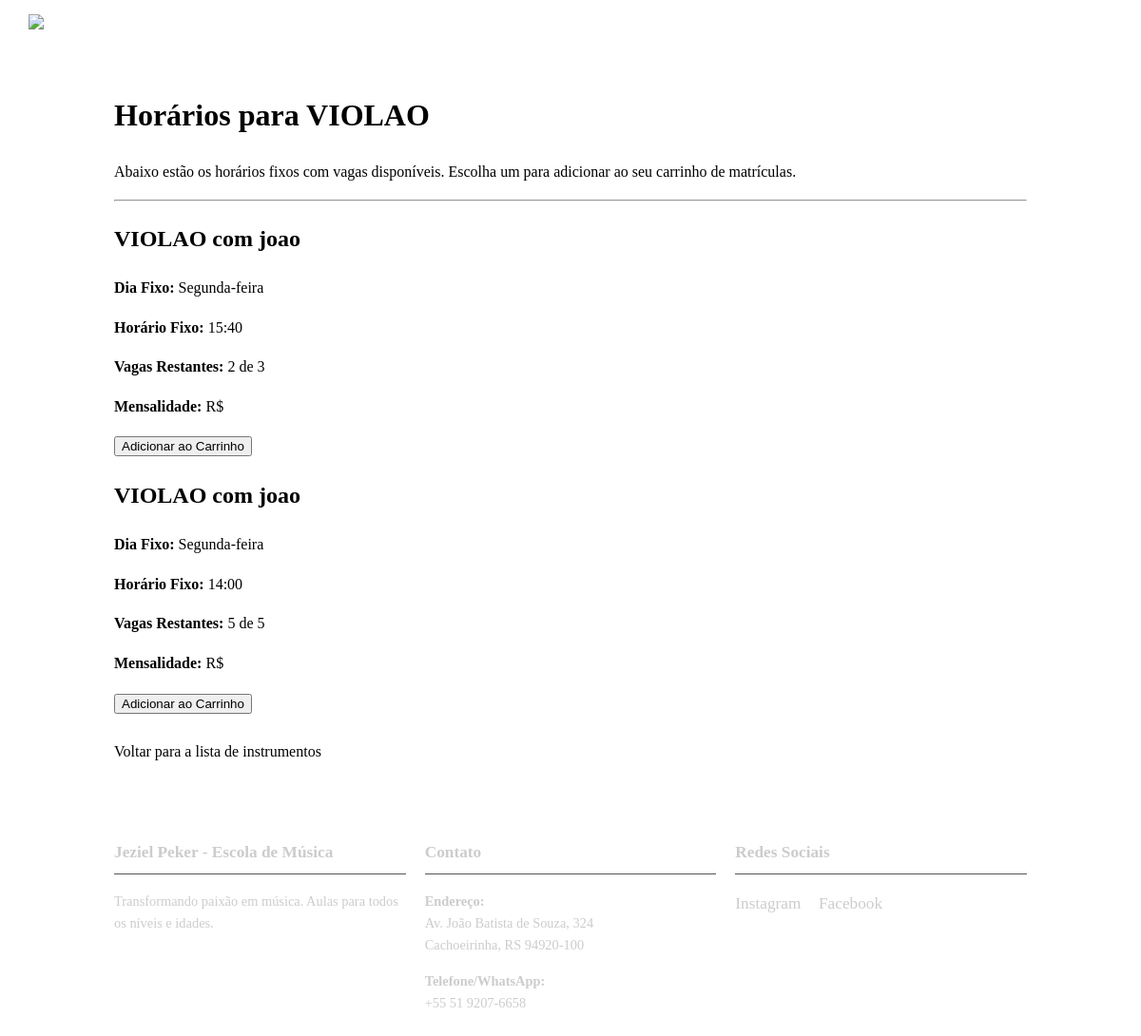
/horarios/1/ (signed in), run on the app's committed database.
### agendamento/models.py (models this page shows, shortened)
class Instrumento(models.Model):
    nome = models.CharField(max_length=50, unique=True)
    class Meta:
        verbose_name = "Instrumento"
        verbose_name_plural = "Instrumentos"

class HorarioDisponivel(models.Model):
    DIAS_SEMANA_CHOICES = [
        (0, 'Segunda-feira'), (1, 'Terça-feira'), (2, 'Quarta-feira'),
        (3, 'Quinta-feira'), (4, 'Sexta-feira'), (5, 'Sábado'), (6, 'Domingo')
    ]
    professor = models.ForeignKey(Professor, on_delete=models.CASCADE)
    instrumento = models.ForeignKey(Instrumento, on_delete=models.CASCADE)
    dia_da_semana = models.IntegerField(choices=DIAS_SEMANA_CHOICES)
    horario = models.TimeField()
    preco_mensal = models.DecimalField(max_digits=7, decimal_places=2)
    capacidade = models.PositiveIntegerField(default=1)
    class Meta:
        verbose_name = "Horário Fixo para Matrícula"
        verbose_name_plural = "Horários Fixos para Matrícula"

class Professor(models.Model):
    user = models.OneToOneField(User, on_delete=models.CASCADE, null=True, blank=True)
    nome = models.CharField(max_length=100)
    class Meta:
        verbose_name = "Professor"
        verbose_name_plural = "Professores"

### agendamento/views.py (the view)
# urls.py: path('horarios/<int:instrumento_id>/', views.lista_horarios, name='lista_horarios'),
@login_required
def lista_horarios(request, instrumento_id):
    if request.GET.get('fluxo') == 'individual':
        request.session['enrollment_mode'] = 'individual'
    elif 'enrollment_mode' not in request.session:
        request.session['enrollment_mode'] = 'individual'
    instrumento = get_object_or_404(Instrumento, pk=instrumento_id)
    todos_horarios = HorarioDisponivel.objects.filter(instrumento=instrumento)
    horarios_com_vagas = []
    cart = Cart(request)
    for horario in todos_horarios:
        matriculas_ativas = Matricula.objects.filter(horario=horario, ativo=True).count()
        slots_no_carrinho = 0
        for item in cart:
            if item['horario'].id == horario.id:
                slots_no_carrinho += 1
        vagas_restantes = horario.capacidade - matriculas_ativas - slots_no_carrinho
        if vagas_restantes > 0:
            horario.vagas_restantes = vagas_restantes
            horarios_com_vagas.append(horario)
    contexto = {'instrumento': instrumento, 'horarios': horarios_com_vagas}
    return render(request, 'agendamento/lista_horarios.html', contexto)

### agendamento/cart.py (called while the page is built, shortened)
    def __iter__(self):
        cart = self.cart.copy()
        horario_ids = [item['horario_id'] for item in cart.values()]
        horarios = HorarioDisponivel.objects.filter(id__in=horario_ids)
        horarios_map = {str(h.id): h for h in horarios}

### agendamento/templates/agendamento/lista_horarios.html (shortened to what this page needs)
{% extends 'agendamento/base.html' %}
{% block content %}
    <h1>Horários para {{ instrumento.nome }}</h1>
    <p>Abaixo estão os horários fixos com vagas disponíveis. Escolha um para adicionar ao seu carrinho de matrículas.</p>
    <hr>
    {% for horario in horarios %}
        <div class="aula-item">
            <h2>{{ horario.instrumento.nome }} com {{ horario.professor.user.get_full_name|default:horario.professor.nome }}</h2>
            <p><strong>Dia Fixo:</strong> {{ horario.get_dia_da_semana_display }}</p>
            <p><strong>Horário Fixo:</strong> {{ horario.horario|time:"H:i" }}</p>
            <p><strong>Vagas Restantes:</strong> {{ horario.vagas_restantes }} de {{ horario.capacidade }}</p>
            <p><strong>Mensalidade:</strong> R$ {{ horario.instrumento.preco_mensal|floatformat:2 }}</p>
            <form action="{% url 'agendamento:adicionar_ao_carrinho' horario.id %}" method="post">
                <button type="submit">Adicionar ao Carrinho</button>
            </form>
        </div>
    {% empty %}
        <p>Nenhum horário com vagas disponíveis para este instrumento de momento. Volte em breve!</p>
    {% endfor %}
    <br>
    <a href="{% url 'agendamento:home' %}">Voltar para a lista de instrumentos</a>
{% endblock %}

### agendamento/Static/Agendamento/Css/style.css (style rules this page uses)
:root { --cor-primaria: #fdb700; --cor-texto: #333333; --cor-fundo: #FFFFFF; --cor-header-footer: #222222; --fonte-titulo: 'League Spartan', sans-serif; --fonte-corpo: 'Roboto', sans-serif; }
body { background-color: var(--cor-fundo); color: var(--cor-texto); font-family: var(--fonte-corpo); margin: 0; padding: 0; line-height: 1.6; }
h1, h2, h3 { font-family: var(--fonte-titulo); color: var(--cor-header-footer); }
a { color: var(--cor-primaria); text-decoration: none; }

### data on the page
Instrumento: nome "VIOLAO"
HorarioDisponivel: instrumento.nome "VIOLAO", professor.user.get_full_name "joao", dia_da_semana "Segunda-feira", horario "15:40", vagas_restantes "2", capacidade "3"
HorarioDisponivel: instrumento.nome "VIOLAO", professor.user.get_full_name "joao", dia_da_semana "Segunda-feira", horario "14:00", vagas_restantes "5", capacidade "5"
